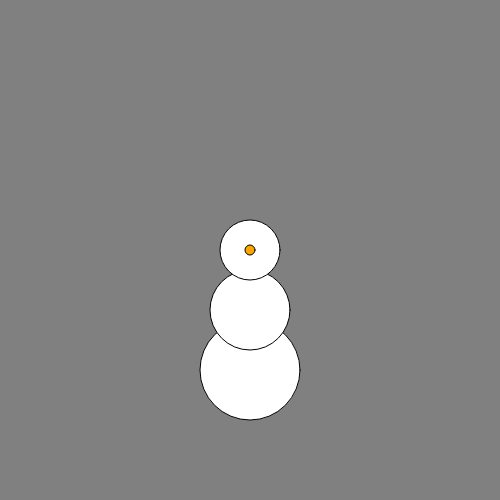
Frame 1 (no input)
Frame 60 (no input): identical to frame 1, image omitted
Frame 120 (the mouse pressed at the canvas centre since frame 60): identical to frame 1, image omitted

The p5.js sketch that drew this single still picture (run headless with seeded random() and noise() and a simulated clock; from frame 60 on, the mouse is pressed at the canvas centre):

// p5.js sketch
// ── sketch.js
function setup() {
  createCanvas(500, 500);
}

function draw() {
  background ('gray');
  fill ('white');
ellipse (width/2, height/2 + 120, 100, 100);
ellipse (width/2, height/2 + 60, 80, 80);
ellipse (width/2, height/2, 60, 60);
fill ('orange');
ellipse (width/2, height/2, 10, 10);

}
